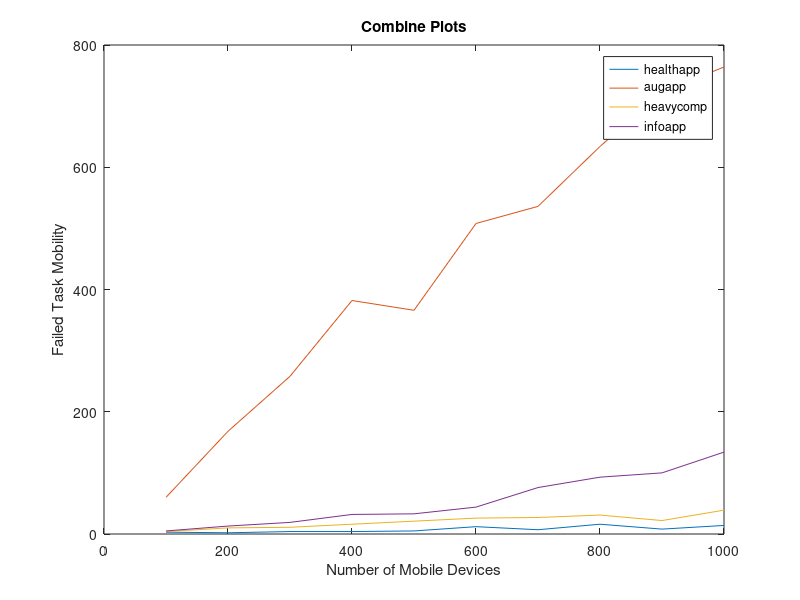

This chart was generated by the following MATLAB code:
health_app=csvread('HEALTH_APP.csv');
aug_app=csvread('AUGMENTED_REALITY.csv');
heavy_comp=csvread('HEAVY_COMP_APP.csv');
info_app =csvread('INFOTAINMENT_APP.csv');

col5 = info_app(:,1);
col3 = aug_app(:,1);
col1 = health_app(:,1);
col4 = heavy_comp(:,1);
col2 = [100,200,300,400,500,600,700,800,900,1000];

plot(col2,col1)
title('Combine Plots')
ylabel('Failed Task Mobility')
xlabel('Number of Mobile Devices')

x='Failed_Task_Mobility';

hold on 

plot(col2,col3)
plot(col2,col4)
plot(col2,col5)

hold off
legend('healthapp','augapp','heavycomp','infoapp')

filename = strcat(' ',x);
saveas(gcf, filename, 'pdf');